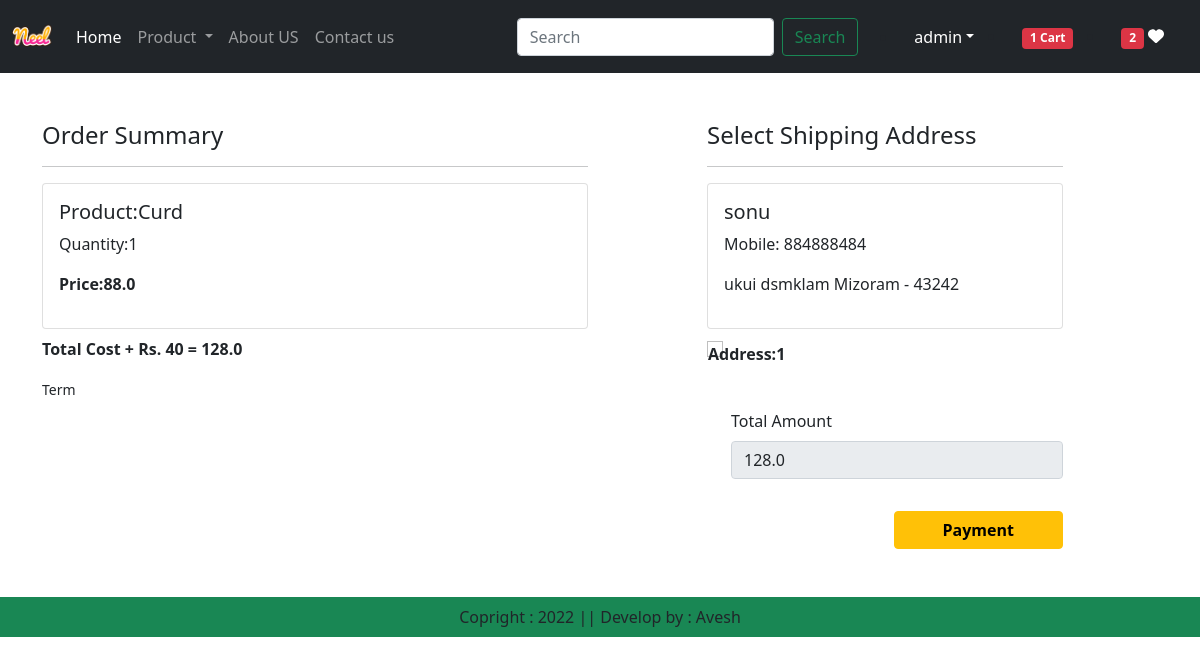
Screenshot of /checkout/ (signed in) with the database file from the repository.
### ecomapp/models.py (models this page shows, shortened)
class Cart(models.Model):
    user = models.ForeignKey(User,on_delete=models.CASCADE)
    product = models.ForeignKey(Product,on_delete=models.CASCADE)
    quantity = models.PositiveIntegerField(default=1)

class Product(models.Model):
    title = models.CharField(max_length=100)
    selling_price = models.FloatField()
    discount_price = models.FloatField()
    description = models.TextField()
    composition = models.TextField(default='')
    prodapp = models.TextField(default='')
    category =models.CharField(choices=CATEGORY_CHOICE, max_length=2)
    product_image = models.ImageField(upload_to='product')

class Customer(models.Model):
    user = models.ForeignKey(User,on_delete=models.CASCADE)
    name = models.CharField(max_length = 200)
    locality =models.CharField(max_length=200)
    city = models.CharField(max_length=50)
    mobile = models.IntegerField(default=0)
    zipcode = models.IntegerField()
    state = models.CharField(choices=STATE_CHOICE,max_length=100)

### ecomapp/views.py (the view)
# urls.py: path("checkout/",views.Checkout.as_view(),name='checkout'),
@method_decorator(login_required,name='dispatch')
class Checkout(View):
    def get(self,request):
        user=request.user
        add=Customer.objects.filter(user=user)
        cart_item=Cart.objects.filter(user=user)
        famount=0
        for p in cart_item:
            value =p.quantity * p.product.discount_price
            famount = famount + value
        totalamount = famount + 40
        totalitem=0
        wishitem=0
        if request.user.is_authenticated:
            totalitem=len(Cart.objects.filter(user=request.user))
            wishitem=len(Wishlist.objects.filter(user=request.user))
        return render(request,"app/checkout.html",locals())

### ecomapp/templates/app/checkout.html (shortened to what this page needs)
{% extends 'app/base.html' %}
{% load static %}
{% block main-content %}
<div class="container my-5">
        <div class = "row mt-5">
            <div class = "col-sm-6">
                <h4>Order Summary</h4>
                <hr>
                {% for item in cart_item %}
                    <div class="card mb-2">
                        <div class="card-body">
                            <h5>Product:{{item.product.title}}</h5>
                            <p>Quantity:{{item.quantity}}</p>
                            <p class="fw-bold">Price:{{item.product.discount_price}}</p>
                        </div>
                    </div>
                {% endfor %}
                <p class="fw-bold">Total Cost + Rs. 40 = {{totalamount}}</p>
                <small>Term</small>
            </div>
            <div class="col-sm-4 offset-sm-1">
                <h4>Select Shipping Address</h4>
                <hr>
                <form action="" method="post" id="myform">
                    {% for ad  in add %}
                        <div class="card">
                            <div class="card-body">
                                <h5>{{ad.name}}</h5>
                                <p>Mobile: {{ad.mobile}}</p>
                                <p>{{ad.locality}} {{ad.city}} {{ad.state}} - {{ad.zipcode}}</p>
                            </div>
                        </div>
                        <div class="form-check mt-2 mb-5">
                            <label class="form-check-input fw-bold" for="custadd{{forloop.counter}}">
                            Address:{{forloop.counter}}</label>
                        </div>
                    {% endfor %}
                    <div class="form-check mb-3">
                        <label for="totamount" class="form-label">Total Amount</label>
                        <input type="number" class="form-control" name="totamount" value="{{totalamount}}" readonly>
                    </div>
                    <div class="text-end">
                        <button id="rzp_button1" type ="submit" class="btn btn-warning mt-3 px-5 fw-bold">Payment</button>
                    </div>
                </form>
            </div>
        </div>
</div>
{% endblock main-content %}

### ecomapp/templates/app/base.html (shortened to what this page needs)
<!DOCTYPE html>
{% load static %}
<html lang="en">
<head>
    <link href="https://cdn.jsdelivr.net/npm/bootstrap@5.0.2/dist/css/bootstrap.min.css" rel="stylesheet">
    <link rel = "stylesheet" href= "{% static 'app/css/owl.carousel.min.css' %}">
    <link rel = "stylesheet" href= "{% static 'app/css/all.min.css' %}">
    <link rel = "stylesheet" href= "{% static 'app/css/style.css' %}">
</head>
<body>
    <nav class="navbar navbar-expand-lg navbar-dark bg-dark">
        <div class="container-fluid">
          <a class="navbar-brand" href="#">
            <img src="{% static 'app/images/product/Neel.png' %}" width = "40" hight = "40" />
          </a>
          <div class="collapse navbar-collapse" id="navbarSupportedContent">
            <ul class="navbar-nav me-auto mb-2 mb-lg-0">
              {% if request.user.is_authenticated %}
              <li class="nav-item">
                <a class="nav-link active" aria-current="page" href="/">Home</a>
              </li>
              <li class="nav-item dropdown">
                <a class="nav-link dropdown-toggle" href="#" id="navbarDropdown" role="button" data-bs-toggle="dropdown" aria-expanded="false">
                  Product
                </a>
              </li>
              <li class="nav-item">
                <a class="nav-link" href="{% url 'about' %}">About US</a>
              </li>
              <li class="nav-item">
                <a class="nav-link" href="{% url 'contact' %}">Contact us</a>
              </li>
            </ul>
            <form class="d-flex">
              <input class="form-control me-2" type="search" placeholder="Search" aria-label="Search">
              <button class="btn btn-outline-success" type="submit">Search</button>
            </form>
          </div>
          <ul class="navbar-new me-auto mb-2 mb-lg-0 navbar-dark bg-dark">
           <div class="collapse navbar-collapse" id="navbarSupportedContent">
            <li class="nav-item dropdown mx-2">
                <a class="nav-link dropdown-toggle text-white" href="#" id="profileDropdown" role="button" data-bs-toggle="dropdown" aria-expanded="false">{{request.user}}</a>
            </li>
            <li class="nav-item mx-2">
                <a href="{% url 'showcart' %}" class="nav-link text-white"><span class="badge bg-danger">{% if totalitem > 0 %}{{totalitem}} {% endif %} Cart</a>
            </li>
            <li class="nav-item mx-2">
                <a href="#" class="nav-link text-white"><span class="badge bg-danger">{% if wishitem > 0 %}{{wishitem}} {% endif %}</span> <i class="fa fa-heart"></i></a>
            </li>
            {% endif %}
           </div>
          </ul>
        </div>
      </nav>
    {% block main-content %}{% endblock main-content %}
    <footer class="container-fluid fixes-bottom bg-success text-center p-2 mt-5">
    Copright : 2022 || Develop by : Avesh
    </footer>
</body>
</html>

### rows the page displays
Cart: product "Curd", quantity "1", product.discount_price "88.0"
Customer: name "sonu", mobile "884888484", locality "ukui", city "dsmklam", state "Mizoram", zipcode "43242"

### other values shown
{{ request.user }} "admin"
{{ totalitem }} "1"
{{ wishitem }} "2"
{{ totalamount }} "128.0"
